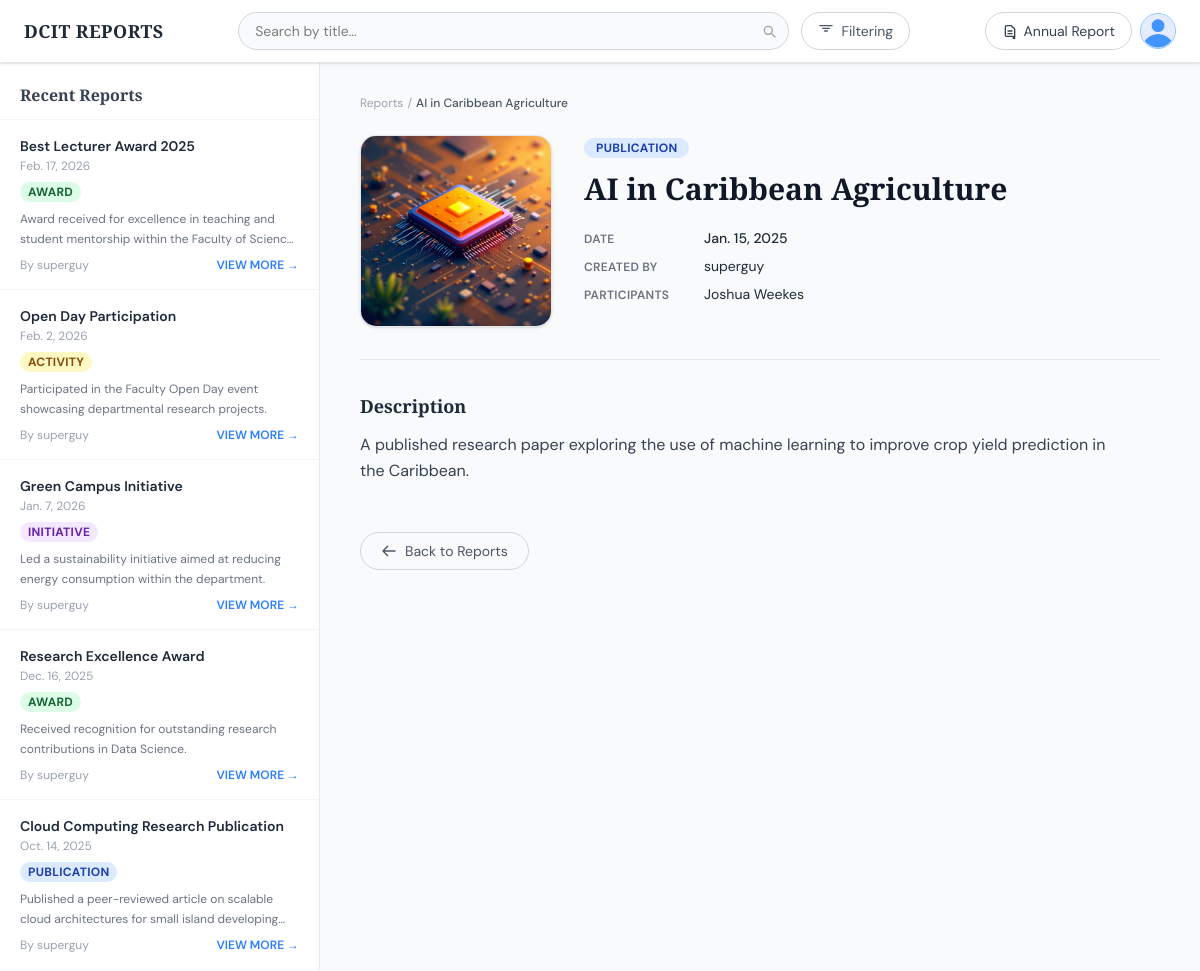
The app's page /reports/report/1 (signed in), older data.
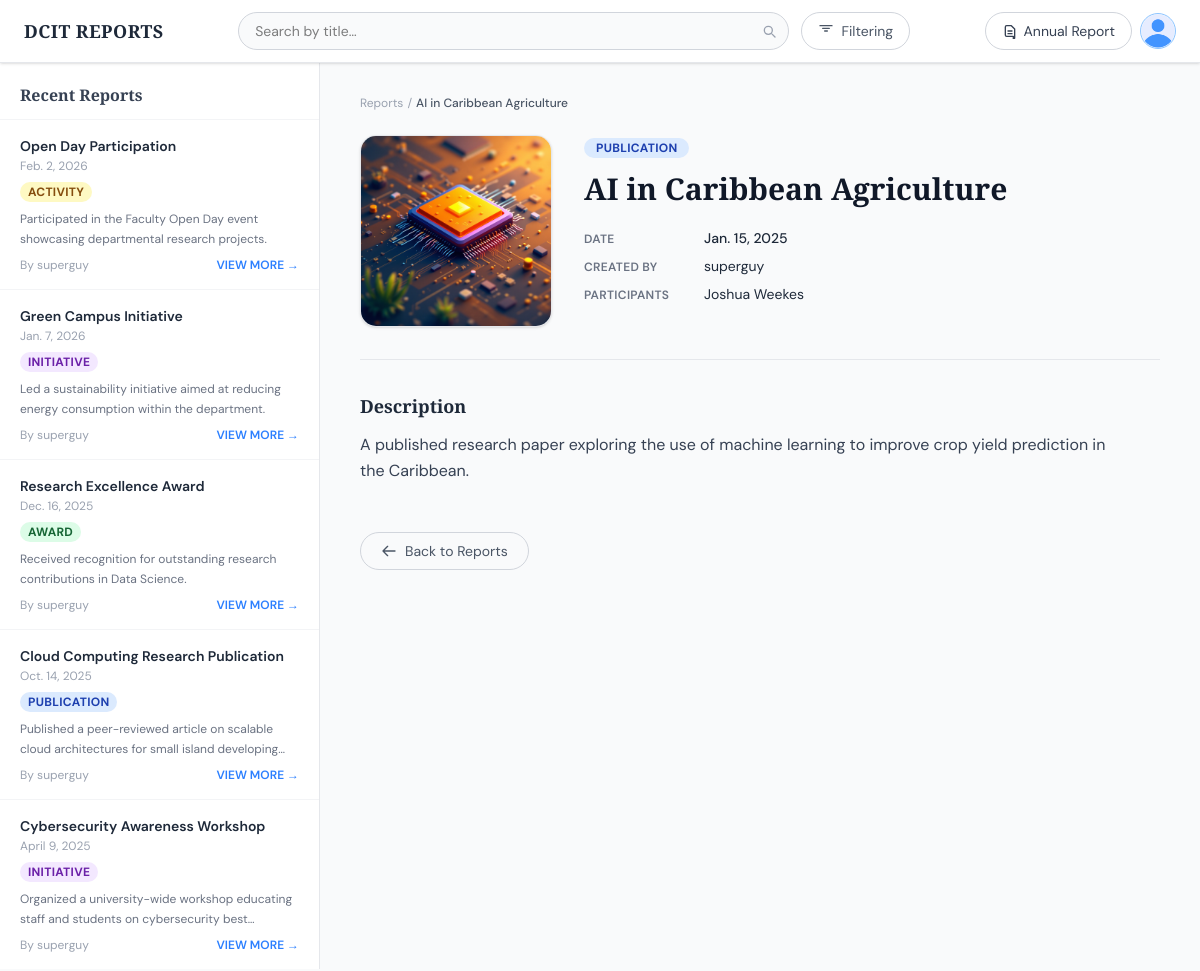
The same page, newer data.
### reports/models.py (models this page shows, shortened)
class Report(models.Model):
    user = models.ForeignKey(User,on_delete=models.CASCADE,null=False,related_name='reports')
    title = models.CharField(max_length=200,blank=False,null=False, db_index=True)
    description = models.TextField(null=False,blank=False)
    participants = models.ManyToManyField(Participant,blank=True)
    category = models.ForeignKey(Category,on_delete=models.SET_NULL,default=1,null=True)
    committees= models.ManyToManyField(Committee,blank=True)
    feature_image = models.ImageField(default='default_image.jpg',upload_to='report_images')
    date_of_report= models.DateField(blank=False,null=False,default=timezone.now())
    created = models.DateTimeField(auto_now_add=True)
    updated = models.DateTimeField(auto_now=True)
    isActive = models.BooleanField(auto_created=True,default=True)
    objects = ReportQuerySet.as_manager()#Custom manager
    class Meta:
        ordering = ['-date_of_report','-created','-updated']

class Category(models.Model):
    name = models.CharField(max_length=200,blank=False,null= False)
    regex = models.TextField(blank=True,null=True)

class Participant(models.Model):
    user = models.ForeignKey(User,on_delete=models.SET_NULL,null=True,blank=True)
    name = models.CharField(max_length=200,blank=False,null=False)

### reports/views.py (the view)
# urls.py: path('report/<int:pk>',view=reportView,name="report_detail"),
def reportView(request, pk):
    logger.info(f"Fetching report with id {pk} from the database")
    try:
        report = get_object_or_404(Report.objects,pk=pk)
        logger.debug(f"Found report f{report.title}")
    except Exception as e:
        logger.error(f"Error fetching report with id {pk}: {e}")
        raise
    recent_reports = Report.objects.all().exclude(pk=report.pk)[:5]
    context = {
        'report': report,
        'recent_reports': recent_reports
    }
    return render(request,'reports/report_details.html',context)

### reports/templates/reports/report_details.html (shortened to what the changed rows need)
{% extends 'base.html' %}
{% block body %}
{%load cache%}
<div class="flex h-[calc(100vh-65px)] overflow-hidden">
  <aside class="w-80 shrink-0 bg-white border-r border-gray-200 flex flex-col overflow-hidden">
    <div class="px-5 pt-5 pb-3 border-b border-gray-100">
      <h2 class="font-display text-base font-semibold text-gray-700">Recent Reports</h2>
    </div>
    <div class="flex-1 overflow-y-auto divide-y divide-gray-100">
      {% cache 500 recent_reports %}
      {% for recent in recent_reports %}
      <a href="{% url 'reports:report_detail' recent.pk %}"
         class="block px-5 py-4 hover:bg-gray-50 transition group {% if recent.pk == report.pk %}bg-blue-50 border-l-2 border-blue-500{% endif %}">
        <h3 class="text-sm font-semibold text-gray-800 group-hover:text-blue-700 line-clamp-1 transition">
          {{ recent.title }}
        </h3>
        <p class="text-xs text-gray-400 mt-0.5">{{ recent.date_of_report }}</p>
        <div class="flex flex-wrap items-center gap-1.5 mt-2">
          {% if recent.category %}
          {% with cat=recent.category.name|lower %}
          <span class="text-xs font-bold px-2 py-0.5 rounded-full uppercase tracking-wide
            {% if cat == 'award' %}badge-award
            {% elif cat == 'publication' %}badge-publication
            {% elif cat == 'activity' %}badge-activity
            {% elif cat == 'initiative' %}badge-initiative
            {% else %}badge-default{% endif %}">
            {{ recent.category.name }}
          </span>
          {% endwith %}
          {% endif %}
        </div>
        <p class="text-xs text-gray-500 mt-2 line-clamp-2 leading-relaxed">
          {{ recent.description }}
        </p>
        <div class="mt-2 flex items-center justify-between">
          <span class="text-xs text-gray-400">By {{ recent.user.get_full_name|default:recent.user.username }}</span>
          <span class="text-xs font-semibold text-blue-500 group-hover:text-blue-700">VIEW MORE →</span>
        </div>
      </a>
      {% empty %}
      <div class="px-5 py-8 text-center text-sm text-gray-400">No recent reports.</div>
      {% endfor %}
      {% endcache %}
    </div>
  </aside>
  <main class="flex-1 overflow-y-auto bg-gray-50 px-10 py-8">
    <div class="flex gap-8 items-start">
      <div class="flex-1 min-w-0">
        <h1 class="font-display text-3xl font-bold text-gray-900 leading-tight mb-5">
          {{ report.title }}
        </h1>
        <dl class="space-y-2 text-sm">
          {% if report.participants.exists %}
          <div class="flex items-baseline gap-2">
            <dt class="font-semibold text-gray-500 uppercase tracking-wide text-xs w-28 shrink-0">Participants</dt>
            <dd class="text-gray-800">
              {% for p in report.participants.all|slice:":3" %}
                {{ p.name }}{% if not forloop.last %}, {% endif %}
              {% endfor %}
            </dd>
          </div>
          {% endif %}
        </dl>
      </div>
    </div>
    <div class="max-w-3xl">
      <h2 class="font-display text-lg font-semibold text-gray-800 mb-3">Description</h2>
    </div>
  </main>
</div>
{% endblock %}

Row changes from the older to the newer data that the page shows:
removed Report: title "Best Lecturer Award 2025", date_of_report "Feb. 17, 2026", category.name "AWARD", description "Award received for excellence in teaching and student mentorship within the Faculty of…", user.get_full_name "superguy"
now on this page (row edited): Report: title "Cybersecurity Awareness Workshop", date_of_report "April 9, 2025", category.name "INITIATIVE", description "Organized a university-wide workshop educating staff and students on cybersecurity…", user.get_full_name "superguy"
